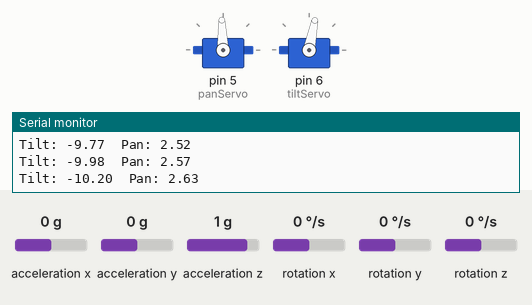
Simulated run of this sketch. Board: Arduino Uno, built with avr-gcc and run on an emulated ATmega328P. On the bench: 2 × servo, the last lines printed to the serial monitor. Wiring (inferred from the names in the program): MPU-6050 motion sensor at I2C address 0x68. The inputs (shaded band) are chosen by the test bench; at power-on: rotation x 0 °/s, rotation y 0 °/s, rotation z 0 °/s, acceleration x 0 g, acceleration y 0 g, acceleration z 1 g.

Above: at 1.2 s.
1.3 s: rotation x set to -100 °/s
At 3.8 s:
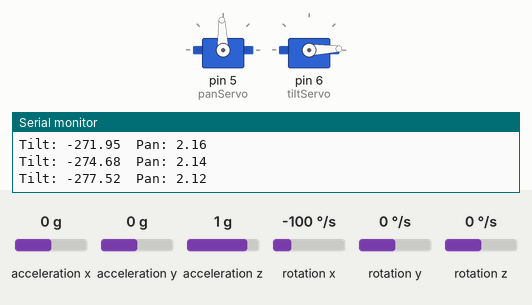
4.3 s: rotation y set to 100 °/s
At 5.87 s:
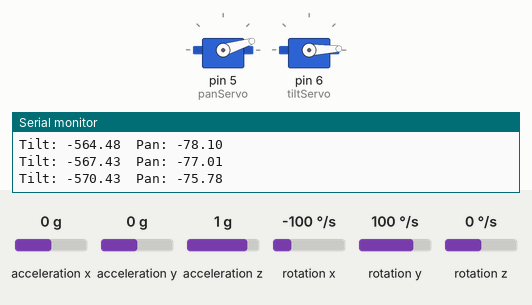
7.3 s: rotation z set to 184 °/s
10.3 s: rotation x set to 100 °/s
At 12.0 s:
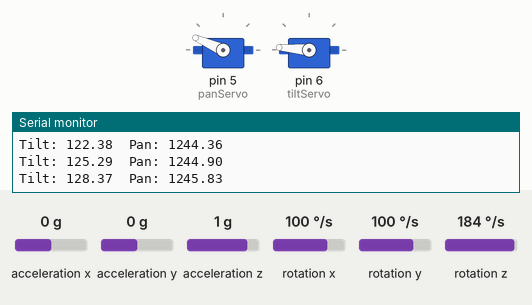
Timing chart, 0 to 13.5 s (numbered marks = the images above; inputs shaded):
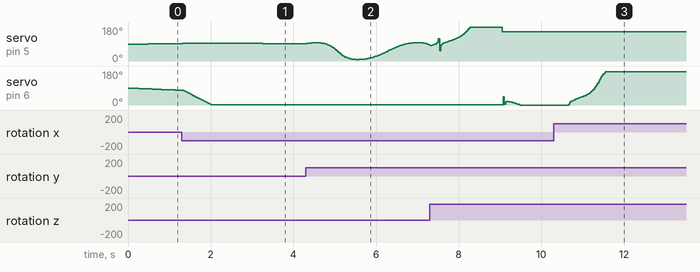

Measured:
- after the input at 10.3 s, servo on pin 6 (tiltServo): moves from 0° to 175° over 0.89 s, starting after 0.36 s

The sketch:

babyHeadMPU6050.ino
```cpp
/*

  Interfaces with MPU6050 (reading Gyro & Accelerometer data) to
  Operate a Pan & Tilt Servo Combination (to mimic the orientation
  of the IMU / MPU6050)

*/

//  Is it really that bad to comment every line of code?
//    I feel like it usually is, but--in this context, where
//    nigh' everything is new, I feel like it's needed

#include <Wire.h>     //The Wire Library allows an Arduino to communicate with I2C (like the MPU6050) and TWI Devices
#include <Servo.h>

const int MPU = 0x68; //MPU6050 I2C Address (Hex)

float AccX, AccY, AccZ;
float AccAngleX, AccAngleY;

float GyroX, GyroY, GyroZ;
float GyroAngleX, GyroAngleY, GyroAngleZ;
float currentTime, lastTime, dT = 0;

float bodyX, bodyY, bodyZ; //Stores the Pitch/Roll/Yaw Angles relative to the IMU Reference Frame

float inertialX = 0;  // inertialXYZ stores the Euler Angles relative to the
float inertialY = 0;  //  Inertial Frame of reference (i.e. it contains the degrees
float inertialZ = 0;  //  X, Y, & Z to rotate the Inertial Frame into the existing Body Frame)
float velInertX, velInertY, velInertZ; // Stores Rotational Velocity of the Inertial Frame's X, Y, Z axes

float panAngle;
float tiltAngle; //Necessary due to 'runaways' with converting inertialXYZ to Degrees on its own

float lockTolerance = 0.01; //  Defines the values at which we switch to alternative methods of angle acquisition to prevent Gimbal Lock (i.e. when the reference vector is rotating on the Z Axis)

Servo panServo;
Servo tiltServo;

void setup() {
    Serial.begin(9600);

    Wire.begin();                   //  Start Communicatin'
    Wire.beginTransmission(MPU);    //  Open a channel with the MPU (which is at register 0x6B)
    Wire.write(0x6B);               //  Talk to Register 0x6B, which contains the DEVICE_RESET Bit
    Wire.write(0x00);               //  Reset the MPU by writing in 0 (sets DEVICE_RESET to 0)
    Wire.endTransmission(true);

    panServo.attach(5);
    tiltServo.attach(6);

    Serial.println("Initialized");
}

void loop() {

    readMPU();                    //  Read necessary data from the MPU
    calculateEulerAngles();       //  Calculate the values needed to orient the Pan/Tilt Servo

    panAngle += 90;               //Bring the Pan/Tilt into a Servo's working range
    tiltAngle += 90;

    if(panAngle > 0 && panAngle < 180){ //Keeps the Servo within its bounds
      panServo.write(panAngle);
    }
    if(tiltAngle > 0 && tiltAngle < 180){
      tiltServo.write(tiltAngle);
    }
}

//-----------------------------------------------
//
//  Reads the MPU for Gyro & Accel Data
//
//-----------------------------------------------

void readMPU(){

    //  Read Accelerometer Data
    Wire.begin();
    Wire.beginTransmission(MPU);
    Wire.write(0x3B);               //  Start with Register 0x3B (Accel_Xout[Bits 15-8])
    Wire.endTransmission(false);    //  Allows sending multiple messages (Rather than ending the transmission, releasing the I2C Bus, we send a restart message)
    Wire.requestFrom(MPU, 6, true); //  Lets us read the 6 registers containing the Accel. readouts (each axis is stored in two bytes)
                                    //    Wire.requestFrom(int Address, int Quantity, bool Stop) reads from our previous Address, incrementing it, sending a restart message
                                    //    (keeping the bus open until we've reached the end (i.e. until we've requested the address Quanitity times)
    AccX = ((Wire.read() << 8 | Wire.read()) / 16384.0) - 0.05; //To Explain later
    AccY = ((Wire.read() << 8 | Wire.read()) / 16384.0) - 0.03;
    AccZ = ((Wire.read() << 8 | Wire.read()) / 16384.0) + 0.005;

    //  Find Body-Frame Pitch & Roll
    AccAngleX = atan2(AccY, sqrt(pow(AccX, 2) + pow(AccZ, 2))) * 180/PI;
    AccAngleY = atan2(AccX, sqrt(pow(AccY, 2) + pow(AccZ, 2))) * 180/PI;

    //  Read Gyroscope Data
    Wire.begin();
    Wire.beginTransmission(MPU);
    Wire.write(0x43);             //  Start with Register 0x43 (Gyro_Xout[Bits 15-8])
    Wire.endTransmission(false);
    Wire.requestFrom(MPU, 6, true);

    GyroX = ((Wire.read() << 8 | Wire.read()) - 1190.8) / 131.0; //  Given in deg/s
    GyroY = ((Wire.read() << 8 | Wire.read()) - 132.5)  / 131.0; // /90.0
    GyroZ = ((Wire.read() << 8 | Wire.read()) + 297.77) / 131.0;

    currentTime = millis();                         //  Find Current Time
    dT = (currentTime - lastTime) / 1000;           //  Find Elapsed Time, then convert to Seconds
    lastTime = currentTime;                         //  Reset Time for next data point

    GyroAngleX += GyroX * dT;     //  DegreesX = DegreesX + (Degress(X)/Sec * Sec) (i.e. Integrate the Angular Velocity
    GyroAngleY += GyroY * dT;
    GyroAngleZ += GyroZ * dT;

    //  Complementary Filter (for Pitch & Roll)
    bodyX = GyroAngleX * .96 + AccAngleX * .4;
    bodyY = GyroAngleY * .96 + AccAngleY * .4;
    bodyZ = GyroAngleZ;
    /*
    Serial.print("Pitch: ");
    Serial.print(bodyX);
    Serial.print(" // Yaw: ");
    Serial.print(bodyZ);
    Serial.print(" // Roll: ");
    Serial.print(bodyY);
    Serial.println();*/


}

//-------------------------------------------------------------------
//
//  //Calculate the X, Y, Z angles relative to the Inertial Frame
//    the values of our Euler Angles)
//
//-------------------------------------------------------------------

void calculateEulerAngles(){

    //Convert All Measure Readouts back to Radians:
    bodyX *= PI/180.0;
    bodyY *= PI/180.0;
    bodyZ *= PI/180.0;

    GyroX *= PI/180.0;
    GyroY *= PI/180.0;
    GyroZ *= PI/180.0;

    //Calculate the Euler Angle Rates from Gyro Readouts
    velInertX = GyroX + GyroY*sin(inertialX)*tan(inertialY) + GyroZ*cos(inertialX)*tan(inertialY);
    velInertY = GyroY*cos(inertialX) - GyroZ*sin(inertialX);
    velInertZ = GyroY*(sin(inertialX)/cos(inertialY)) + GyroZ*(cos(inertialX)/cos(inertialY));

    //Integrate Euler Angle rates for final Euler Angle readout
    inertialX += (velInertX * dT); //Remove Difference in Time (dT), convert to Degrees for Servo use
    inertialY += (velInertY * dT);
    inertialZ += (velInertZ * dT);

    //Convert to Degrees
    panAngle = inertialZ * 180.0/PI;
    tiltAngle = inertialX * 180.0/PI;

    Serial.print("Tilt: ");
    Serial.print(tiltAngle);
    Serial.print("\tPan: ");
    Serial.print(panAngle);
    Serial.println();
}
```
